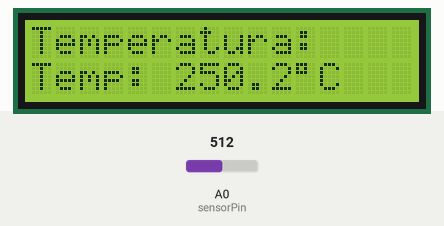
Simulated run of this sketch. Board: Arduino Uno, built with avr-gcc and run on an emulated ATmega328P. Parts: 16×2 character LCD. The test bench sets the inputs (shaded band); at power-on: A0 (sensorPin) = 512.

Above: at 1.2 s.
1.3 s: A0 (sensorPin) set to 716
At 3.2 s:
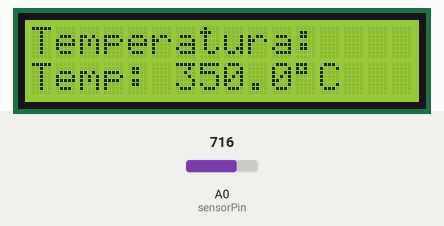
3.6 s: A0 (sensorPin) set to 900
At 4.7 s:
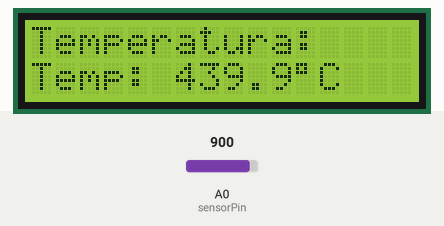
5.6 s: A0 (sensorPin) set to 1023
At 7.5 s:
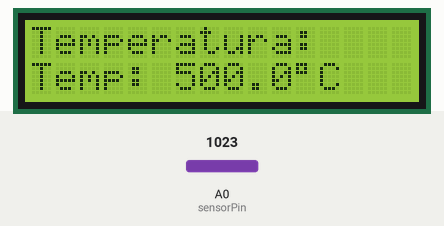
Timing chart, 0 to 9.0 s (numbered marks = the images above; inputs shaded):
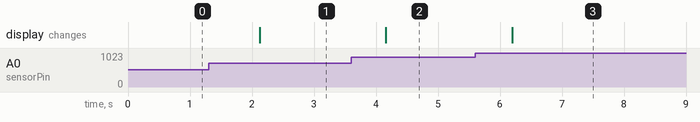

Measured:
- after the input at 1.3 s, the display: changes after 0.83 s (image 1)
- after the input at 3.6 s, the display: changes after 0.56 s (image 2)
- after the input at 5.6 s, the display: changes after 0.59 s (image 3)

The sketch:

pantalla_temperatura_0.1.ino
```cpp
#include <Wire.h>
#include <LiquidCrystal_I2C.h>

// Dirección I2C del LCD
LiquidCrystal_I2C lcd(0x27, 16, 2);

const int sensorPin = A0;

void setup() {
  lcd.begin(16, 2);
  lcd.backlight();
  lcd.setCursor(0, 0);
  lcd.print("Temperatura:");
}

void loop() {
  int valorAnalogico = analogRead(sensorPin);
  float voltaje = (valorAnalogico * 5.0) / 1023.0;
  float temperatura = voltaje * 100.0;

  lcd.setCursor(0, 1);
  lcd.print("Temp: ");
  lcd.print(temperatura, 1); // 1 decimal
  lcd.print((char)223); // símbolo °
  lcd.print("C    "); // espacios para limpiar restos

  delay(1000);
}
```
